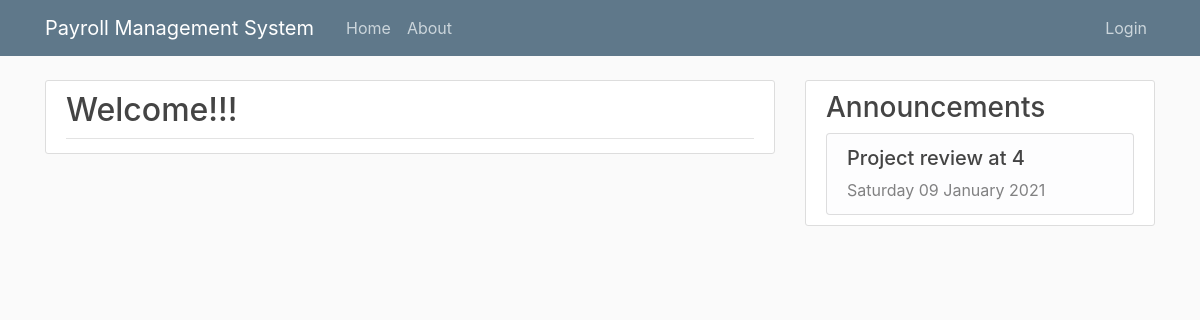
The page / on the database its author committed.
### payroll/models.py (models this page shows, shortened)
class announcements(models.Model):
    content = models.TextField()
    date_posted = models.DateTimeField(default=timezone.now)
    @property
    def getdate(self):
        date = self.date_posted
        return date.strftime('%A %d %B %Y')

### payroll/views.py (the view)
# urls.py: 2. Add a URL to urlpatterns:  path('', views.home, name='home')
def home(request): #handles traffic from home page
    a = announcements.objects.all()
    context = {
        'announcements' : a
    }
    return render(request, 'payroll/home.html', context)

### payroll/templates/payroll/home.html
{% extends "payroll/base.html" %}
{% block content %}
    <article class="media content-section">
        <div class="media-body">
          <div class="article-metadata">
            <h2>Welcome!!!</h2>
          </div>
        </div>
      </article>
{% endblock content %}
{% block head %}
<div class="content-section">
  <h3 style="justify-content: center;">Announcements</h3>
  {% block anmts %}
  <ul class="list-group">
  {% for i in announcements %}
  <li class="list-group-item list-group-item-light">
    <div>
      <h5>{{i.content}}</h5>
      {{i.getdate}}
    </div>
  </li>
  {% endfor %}
</ul>
{% endblock anmts %}
</div>
{% endblock head %}

### payroll/static/payroll/main.css (style rules this page uses)
body { background: #fafafa; color: #333333; margin-top: 5rem; }
h1, h2, h3, h4, h5, h6 { color: #444444; }
ul { margin: 0; }
.content-section { background: #ffffff; padding: 10px 20px; border: 1px solid #dddddd; border-radius: 3px; margin-bottom: 20px; }
.article-metadata { padding-bottom: 1px; margin-bottom: 4px; border-bottom: 1px solid #e3e3e3 }

### rows shown on the page
announcements: content "Project review at 4", getdate "Saturday 09 January 2021"
